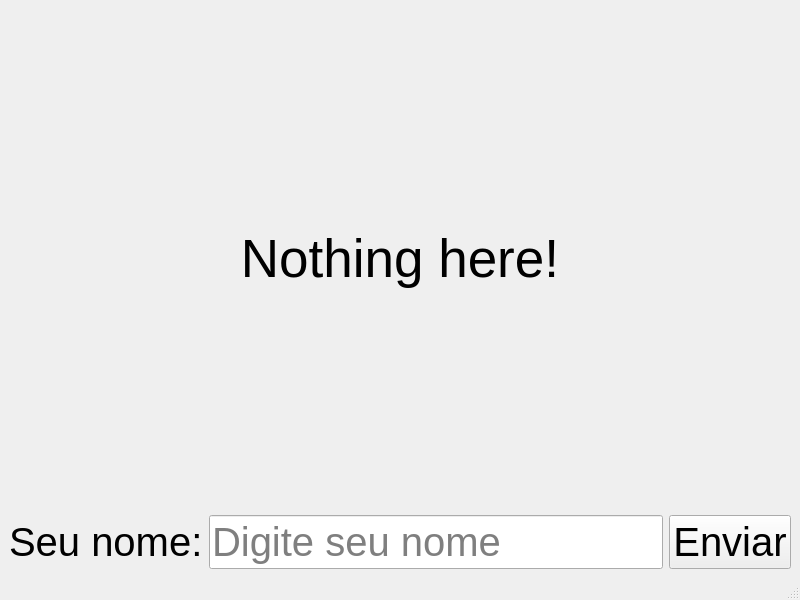
<?xml version="1.0" encoding="UTF-8"?>
<ui version="4.0">
 <class>MainWindow</class>
 <widget class="QMainWindow" name="MainWindow">
  <property name="geometry">
   <rect>
    <x>0</x>
    <y>0</y>
    <width>800</width>
    <height>600</height>
   </rect>
  </property>
  <property name="windowTitle">
   <string>MainWindow</string>
  </property>
  <widget class="QWidget" name="centralwidget">
   <layout class="QHBoxLayout" name="horizontalLayout">
    <item>
     <layout class="QGridLayout" name="gridLayout">
      <item row="0" column="0">
       <widget class="QLabel" name="labelResult">
        <property name="font">
         <font>
          <pointsize>40</pointsize>
         </font>
        </property>
        <property name="text">
         <string>Nothing here!</string>
        </property>
        <property name="alignment">
         <set>Qt::AlignmentFlag::AlignCenter</set>
        </property>
       </widget>
      </item>
      <item row="1" column="0">
       <layout class="QGridLayout" name="gridLayout_2">
        <item row="0" column="0">
         <widget class="QLabel" name="label">
          <property name="font">
           <font>
            <pointsize>30</pointsize>
           </font>
          </property>
          <property name="text">
           <string>Seu nome:</string>
          </property>
         </widget>
        </item>
        <item row="0" column="1">
         <widget class="QLineEdit" name="lineName">
          <property name="font">
           <font>
            <pointsize>30</pointsize>
           </font>
          </property>
          <property name="placeholderText">
           <string>Digite seu nome</string>
          </property>
         </widget>
        </item>
        <item row="0" column="2">
         <widget class="QPushButton" name="pushButton">
          <property name="font">
           <font>
            <pointsize>30</pointsize>
           </font>
          </property>
          <property name="text">
           <string>Enviar</string>
          </property>
         </widget>
        </item>
       </layout>
      </item>
     </layout>
    </item>
   </layout>
  </widget>
  <widget class="QMenuBar" name="menubar">
   <property name="geometry">
    <rect>
     <x>0</x>
     <y>0</y>
     <width>800</width>
     <height>22</height>
    </rect>
   </property>
  </widget>
  <widget class="QStatusBar" name="statusbar"/>
 </widget>
 <resources/>
 <connections/>
</ui>
